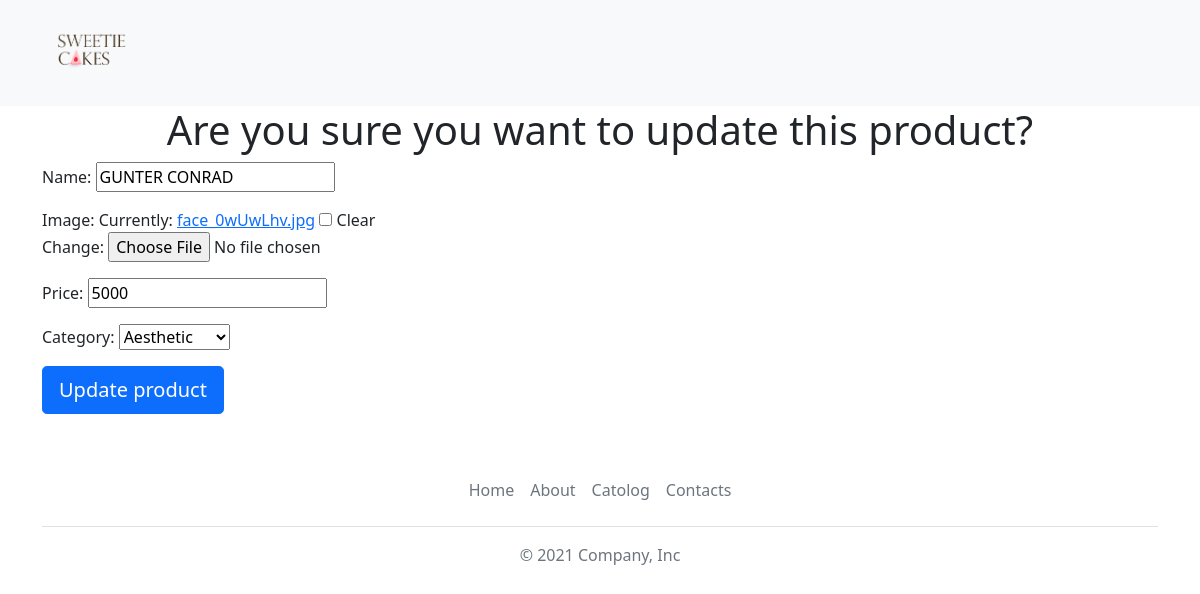
Screenshot of /update/1 with the database file from the repository.
### index/models.py (models this page shows)
class Cakes(models.Model):
    name = models.CharField(max_length=50)
    image = models.ImageField(null=True, blank=True)
    price = models.IntegerField()
    category = models.ForeignKey('Categories', on_delete=models.CASCADE)

### index/views.py (the view)
# urls.py: path('update/<pk>', views.productupdate.as_view(template_name='index/productupdate.html'), name='updateproduct'),
class productupdate(UpdateView):
    model = Cakes
    fields = '__all__'
    success_url = '/all-products'

### index/models.py (called while the page is built)
    def __str__(self):
        return self.category_name

### index/templates/index/productupdate.html (shortened to what this page needs)
{% extends 'index/base.html' %}
{% load static %}
    {% block content %}
            <div class="row">
                <div class="container text-center"><h1>Are you sure you want to update this product?</h1></div>
            </div>
            <div class="row">
                <form method="POST" enctype="multipart/form-data">
                    {{ form.as_p }}
                    <button class="btn btn-primary btn-lg center-block" type="submit">Update product</button>
                </form>
            </div>
    {% endblock %}

### rows the page displays
Cakes: name "GUNTER CONRAD", price "5000", category "Aesthetic"
